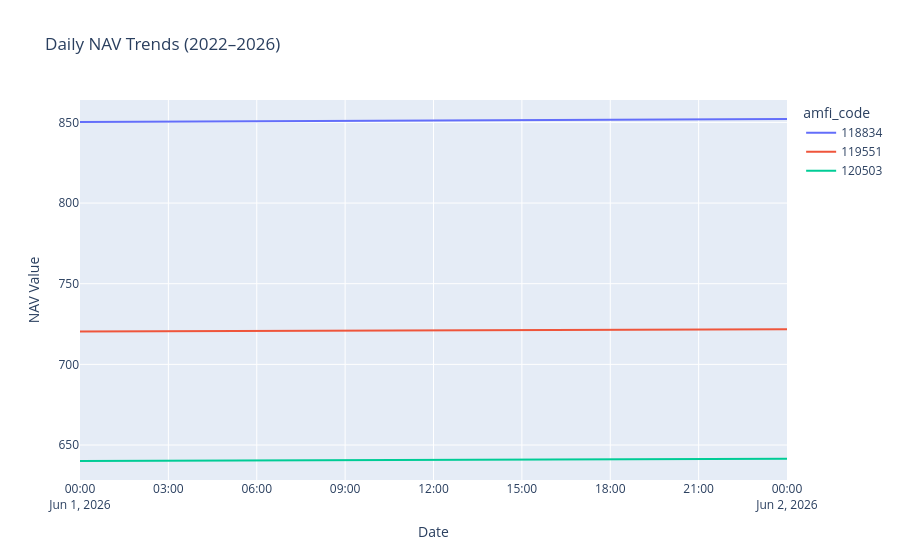

The cell this chart's notebook holds for it:
### Code cell
# Bluestock MF Capstone — Day 3: Exploratory Data Analysis (EDA)
# Author: Ayush Kumar Singh
# Date: 12 June 2026

import pandas as pd
import seaborn as sns
import matplotlib.pyplot as plt
import plotly.express as px
from pathlib import Path

# -----------------------------
# 1️⃣ Load processed data
# -----------------------------
# Works inside Jupyter notebooks (no __file__ error)
DATA_DIR = Path("../data/processed")

# Load available cleaned datasets
nav_history = pd.read_csv(DATA_DIR / "nav_history_clean.csv")
fund_master = pd.read_csv(DATA_DIR / "fund_master_clean.csv")

# Optional files — load only if present
aum_path = DATA_DIR / "cleaned_fund_master.csv"
transactions_path = DATA_DIR / "cleaned_nav_history.csv"
folio_path = DATA_DIR / "folio_count_clean.csv"
sector_path = DATA_DIR / "portfolio_holdings_clean.csv"

aum = pd.read_csv(aum_path) if aum_path.exists() else pd.DataFrame()
transactions = pd.read_csv(transactions_path) if transactions_path.exists() else pd.DataFrame()

print("✅ Data loaded successfully from:", DATA_DIR)

# -----------------------------
# 2️⃣ NAV trend analysis
# -----------------------------
if not nav_history.empty:
  fig = px.line(nav_history, x="nav_date", y="nav_value", color="amfi_code",
              title="Daily NAV Trends (2022–2026)")
fig.update_layout(xaxis_title="Date", yaxis_title="NAV Value")
fig.show()
# -----------------------------
# 3️⃣ AUM growth by fund house
# -----------------------------
if not fund_master.empty and "fund_house" in fund_master.columns:
    aum_summary = fund_master.groupby("fund_house")["aum"].sum().reset_index()
    sns.barplot(data=aum_summary, x="fund_house", y="aum", palette="viridis")
    plt.title("AUM by Fund House (2022–2025)")
    plt.xticks(rotation=45)
    plt.show()

# -----------------------------
# 4️⃣ SIP inflow time-series
# -----------------------------
if not transactions.empty and "transaction_type" in transactions.columns:
    sip_txn = transactions[transactions["transaction_type"].str.lower() == "sip"]
    sip_txn["date"] = pd.to_datetime(sip_txn["date"], errors="coerce")
    sip_monthly = sip_txn.groupby(sip_txn["date"].dt.to_period("M"))["amount"].sum()
    sip_monthly.plot(kind="line", title="Monthly SIP Inflows (2022–2025)", color="teal")
    plt.axhline(y=sip_monthly.max(), color="red", linestyle="--", label="All-time high")
    plt.legend()
    plt.show()

# -----------------------------
# 5️⃣ Category inflow heatmap
# -----------------------------
if not transactions.empty and "category" in transactions.columns:
    transactions["month"] = pd.to_datetime(transactions["date"], errors="coerce").dt.month
    category_inflow = transactions.groupby(["month", "category"])["amount"].sum().unstack().fillna(0)
    sns.heatmap(category_inflow, cmap="Blues")
    plt.title("Category Inflows Heatmap")
    plt.show()

# -----------------------------
# 6️⃣ Investor demographics
# -----------------------------
if not transactions.empty and "age_group" in transactions.columns:
    sns.countplot(data=transactions, x="age_group", palette="Set2")
    plt.title("Investor Age Group Distribution")
    plt.show()

    sns.boxplot(data=transactions, x="age_group", y="amount", palette="Set3")
    plt.title("SIP Amount by Age Group")
    plt.show()

# -----------------------------
# 7️⃣ Geographic distribution
# -----------------------------
if not transactions.empty and "state" in transactions.columns:
    state_summary = transactions.groupby("state")["amount"].sum().sort_values()
    state_summary.plot(kind="barh", title="SIP Amount by State", color="skyblue")
    plt.show()

# -----------------------------
# 8️⃣ Folio count growth
# -----------------------------
if folio_path.exists():
    folio_growth = pd.read_csv(folio_path)
    fig = px.line(folio_growth, x="date", y="folios", title="Folio Count Growth (2022–2025)")
    fig.show()

# -----------------------------
# 9️⃣ NAV return correlation matrix
# -----------------------------
if not nav_history.empty:
   returns = nav_history.pivot(index="nav_date", columns="amfi_code", values="nav_value").pct_change().dropna()
corr = returns.corr()
sns.heatmap(corr, cmap="coolwarm", center=0)
plt.title("Correlation Matrix of Fund Returns")
plt.show()


# -----------------------------
# 🔟 Sector allocation donut
# -----------------------------
if sector_path.exists():
    sector_alloc = pd.read_csv(sector_path)
    sector_summary = sector_alloc.groupby("sector")["weight"].sum().reset_index()
    fig = px.pie(sector_summary, names="sector", values="weight", title="Sector Allocation")
    fig.show()

print("🎯 Day 3 EDA completed successfully.")

### Figure 1 — Plotly figure (JSON) as saved in the notebook; plotly's stock layout.template omitted (floating-point values rounded to 4 significant figures)
{"data": [{"hovertemplate": "amfi_code=118834<br>nav_date=%{x}<br>nav_value=%{y}<extra></extra>", "legendgroup": "118834", "line": {"color": "#636efa", "dash": "solid"}, "marker": {"symbol": "circle"}, "mode": "lines", "name": "118834", "orientation": "v", "showlegend": true, "type": "scatter", "x": ["2026-06-01", "2026-06-02"], "xaxis": "x", "y": [850.2, 852.1], "yaxis": "y"}, {"hovertemplate": "amfi_code=119551<br>nav_date=%{x}<br>nav_value=%{y}<extra></extra>", "legendgroup": "119551", "line": {"color": "#EF553B", "dash": "solid"}, "marker": {"symbol": "circle"}, "mode": "lines", "name": "119551", "orientation": "v", "showlegend": true, "type": "scatter", "x": ["2026-06-01", "2026-06-02"], "xaxis": "x", "y": [720.5, 721.8], "yaxis": "y"}, {"hovertemplate": "amfi_code=120503<br>nav_date=%{x}<br>nav_value=%{y}<extra></extra>", "legendgroup": "120503", "line": {"color": "#00cc96", "dash": "solid"}, "marker": {"symbol": "circle"}, "mode": "lines", "name": "120503", "orientation": "v", "showlegend": true, "type": "scatter", "x": ["2026-06-01", "2026-06-02"], "xaxis": "x", "y": [640.1, 641.5], "yaxis": "y"}], "layout": {"legend": {"title": {"text": "amfi_code"}, "tracegroupgap": 0}, "title": {"text": "Daily NAV Trends (2022–2026)"}, "xaxis": {"anchor": "y", "domain": [0, 1], "title": {"text": "Date"}}, "yaxis": {"anchor": "x", "domain": [0, 1], "title": {"text": "NAV Value"}}}}
